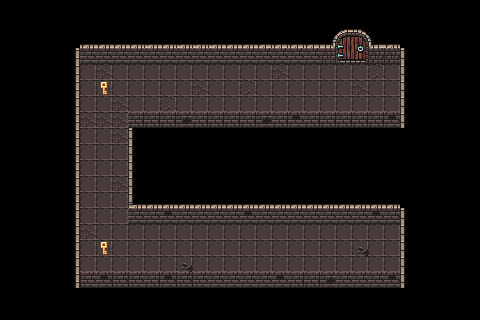

A 2D game scene composited from a Tiled map and its tileset images. What follows is a short description and the map's XML, with every tile layer's data as written:
An orthogonal 30x20 tile map with 16x16 px tiles, 4 tile layers (Floor, Walls, Door, Keys).

<map version="1.10" tiledversion="1.11.0" orientation="orthogonal" renderorder="right-down" width="30" height="20" tilewidth="16" tileheight="16" infinite="0" nextlayerid="7" nextobjectid="4">
 <tileset firstgid="1" source="dungeon_tiles.tsx" />
 <layer id="1" name="Floor" width="30" height="20">
  <data encoding="csv">
0,0,0,0,0,0,0,0,0,0,0,0,0,0,0,0,0,0,0,0,0,0,0,0,0,0,0,0,0,0,
0,0,0,0,0,0,0,0,0,0,0,0,0,0,0,0,0,0,0,0,0,0,0,0,0,0,0,0,0,0,
0,0,0,0,0,0,0,0,0,0,0,0,0,0,0,0,0,0,0,0,0,0,0,0,0,0,0,0,0,0,
0,0,0,0,0,0,0,0,0,0,0,0,0,0,0,0,0,0,0,0,0,0,0,0,0,0,0,0,0,0,
0,0,0,0,0,130,131,130,130,130,130,130,130,130,130,130,130,131,130,130,130,130,130,132,130,0,0,0,0,0,
0,0,0,0,0,130,130,130,130,130,130,130,131,130,130,132,130,130,130,130,130,130,131,130,130,0,0,0,0,0,
0,0,0,0,0,130,130,131,130,130,132,130,130,130,130,130,130,130,130,130,130,130,130,130,130,0,0,0,0,0,
0,0,0,0,0,131,131,131,0,0,0,0,0,0,0,0,0,0,0,0,0,0,0,0,0,0,0,0,0,0,
0,0,0,0,0,130,130,131,0,0,0,0,0,0,0,0,0,0,0,0,0,0,0,0,0,0,0,0,0,0,
0,0,0,0,0,130,130,130,0,0,0,0,0,0,0,0,0,0,0,0,0,0,0,0,0,0,0,0,0,0,
0,0,0,0,0,130,130,130,0,0,0,0,0,0,0,0,0,0,0,0,0,0,0,0,0,0,0,0,0,0,
0,0,0,0,0,130,130,131,0,0,0,0,0,0,0,0,0,0,0,0,0,0,0,0,0,0,0,0,0,0,
0,0,0,0,0,130,130,130,323,0,0,0,0,0,0,0,0,0,0,0,0,0,0,0,0,0,0,0,0,0,
0,0,0,0,0,130,130,130,0,0,0,0,0,0,0,0,0,0,0,0,0,0,0,0,0,0,0,0,0,0,
0,0,0,0,0,131,130,130,130,130,130,130,130,130,130,130,130,130,130,130,130,130,130,130,130,0,0,0,0,0,
0,0,0,0,0,130,130,130,130,130,130,130,130,130,130,130,130,130,130,130,130,130,164,130,130,0,0,0,0,0,
0,0,0,0,0,130,130,130,130,130,130,164,130,130,130,130,130,130,130,130,130,130,130,130,130,0,0,0,0,0,
0,0,0,0,0,0,0,0,0,0,0,0,0,0,0,0,0,0,0,0,0,0,0,0,0,0,0,0,0,0,
0,0,0,0,0,0,0,0,0,0,0,0,0,0,0,0,0,0,0,0,0,0,0,0,0,0,0,0,0,0,
0,0,0,0,0,0,0,0,0,0,0,0,0,0,0,0,0,0,0,0,0,0,0,0,0,0,0,0,0,0
</data>
 </layer>
 <layer id="2" name="Walls" width="30" height="20">
  <data encoding="csv">
0,0,0,0,0,0,0,0,0,0,0,0,0,0,0,0,0,0,0,0,0,0,0,0,0,0,0,0,0,0,
0,0,0,0,0,0,0,0,0,0,0,0,0,0,0,0,0,0,0,0,0,451,452,0,0,0,0,0,0,0,
0,0,0,0,0,3,3,3,3,2,3,2,2,2,3,3,4,4,4,4,482,0,0,485,3,0,0,0,0,0,
0,0,0,0,324,35,35,35,35,35,35,35,35,35,35,35,35,35,35,35,514,0,0,517,517,323,0,0,0,0,
0,0,0,0,324,0,0,0,0,0,0,0,0,0,0,0,0,0,0,0,0,0,0,0,0,323,0,0,0,0,
0,0,0,0,324,0,0,0,0,0,0,0,0,0,0,0,0,0,0,0,0,0,0,0,0,323,0,0,0,0,
0,0,0,0,324,0,0,0,0,0,0,0,0,0,0,0,0,0,0,0,0,0,0,0,0,323,0,0,0,0,
0,0,0,0,324,0,0,0,36,36,36,100,36,36,36,36,100,36,68,36,36,36,36,36,68,323,0,0,0,0,
0,0,0,0,324,0,0,0,323,0,0,0,0,0,0,0,0,0,0,0,0,0,0,0,0,0,0,0,0,0,
0,0,0,0,324,0,0,0,323,0,0,0,0,0,0,0,0,0,0,0,0,0,0,0,0,0,0,0,0,0,
0,0,0,0,324,0,0,0,323,0,0,0,0,0,0,0,0,0,0,0,0,0,0,0,0,0,0,0,0,0,
0,0,0,0,324,0,0,0,323,0,0,0,0,0,0,0,0,0,0,0,0,0,0,0,0,0,0,0,0,0,
0,0,0,0,324,0,0,0,2,3,3,3,3,3,3,3,3,3,3,3,3,3,3,3,3,0,0,0,0,0,
0,0,0,0,324,0,0,0,35,35,68,35,35,35,35,68,35,35,35,35,35,35,35,68,35,323,0,0,0,0,
0,0,0,0,324,0,0,0,0,0,0,0,0,0,0,0,0,0,0,0,0,0,0,0,0,323,0,0,0,0,
0,0,0,0,324,0,0,0,0,0,0,0,0,0,0,0,0,0,0,0,0,0,0,0,0,323,0,0,0,0,
0,0,0,0,324,0,0,0,0,0,0,0,0,0,0,0,0,0,0,0,0,0,0,0,0,323,0,0,0,0,
0,0,0,0,324,34,68,34,34,36,68,34,34,35,35,35,35,68,36,36,100,35,35,35,68,323,0,0,0,0,
0,0,0,0,0,0,0,0,0,0,0,0,0,0,0,0,0,0,0,0,0,0,0,0,0,0,0,0,0,0,
0,0,0,0,0,0,0,0,0,0,0,0,0,0,0,0,0,0,0,0,0,0,0,0,0,0,0,0,0,0
</data>
 </layer>
 <layer id="4" name="Door" width="30" height="20">
  <data encoding="csv">
0,0,0,0,0,0,0,0,0,0,0,0,0,0,0,0,0,0,0,0,0,0,0,0,0,0,0,0,0,0,
0,0,0,0,0,0,0,0,0,0,0,0,0,0,0,0,0,0,0,0,0,0,0,0,0,0,0,0,0,0,
0,0,0,0,0,0,0,0,0,0,0,0,0,0,0,0,0,0,0,0,0,483,484,0,0,0,0,0,0,0,
0,0,0,0,0,0,0,0,0,0,0,0,0,0,0,0,0,0,0,0,0,515,516,0,0,0,0,0,0,0,
0,0,0,0,0,0,0,0,0,0,0,0,0,0,0,0,0,0,0,0,0,0,0,0,0,0,0,0,0,0,
0,0,0,0,0,0,0,0,0,0,0,0,0,0,0,0,0,0,0,0,0,0,0,0,0,0,0,0,0,0,
0,0,0,0,0,0,0,0,0,0,0,0,0,0,0,0,0,0,0,0,0,0,0,0,0,0,0,0,0,0,
0,0,0,0,0,0,0,0,0,0,0,0,0,0,0,0,0,0,0,0,0,0,0,0,0,0,0,0,0,0,
0,0,0,0,0,0,0,0,0,0,0,0,0,0,0,0,0,0,0,0,0,0,0,0,0,0,0,0,0,0,
0,0,0,0,0,0,0,0,0,0,0,0,0,0,0,0,0,0,0,0,0,0,0,0,0,0,0,0,0,0,
0,0,0,0,0,0,0,0,0,0,0,0,0,0,0,0,0,0,0,0,0,0,0,0,0,0,0,0,0,0,
0,0,0,0,0,0,0,0,0,0,0,0,0,0,0,0,0,0,0,0,0,0,0,0,0,0,0,0,0,0,
0,0,0,0,0,0,0,0,0,0,0,0,0,0,0,0,0,0,0,0,0,0,0,0,0,0,0,0,0,0,
0,0,0,0,0,0,0,0,0,0,0,0,0,0,0,0,0,0,0,0,0,0,0,0,0,0,0,0,0,0,
0,0,0,0,0,0,0,0,0,0,0,0,0,0,0,0,0,0,0,0,0,0,0,0,0,0,0,0,0,0,
0,0,0,0,0,0,0,0,0,0,0,0,0,0,0,0,0,0,0,0,0,0,0,0,0,0,0,0,0,0,
0,0,0,0,0,0,0,0,0,0,0,0,0,0,0,0,0,0,0,0,0,0,0,0,0,0,0,0,0,0,
0,0,0,0,0,0,0,0,0,0,0,0,0,0,0,0,0,0,0,0,0,0,0,0,0,0,0,0,0,0,
0,0,0,0,0,0,0,0,0,0,0,0,0,0,0,0,0,0,0,0,0,0,0,0,0,0,0,0,0,0,
0,0,0,0,0,0,0,0,0,0,0,0,0,0,0,0,0,0,0,0,0,0,0,0,0,0,0,0,0,0
</data>
 </layer>
 <layer id="5" name="Keys" width="30" height="20">
  <data encoding="csv">
0,0,0,0,0,0,0,0,0,0,0,0,0,0,0,0,0,0,0,0,0,0,0,0,0,0,0,0,0,0,
0,0,0,0,0,0,0,0,0,0,0,0,0,0,0,0,0,0,0,0,0,0,0,0,0,0,0,0,0,0,
0,0,0,0,0,0,0,0,0,0,0,0,0,0,0,0,0,0,0,0,0,0,0,0,0,0,0,0,0,0,
0,0,0,0,0,0,0,0,0,0,0,0,0,0,0,0,0,0,0,0,0,0,0,0,0,0,0,0,0,0,
0,0,0,0,0,0,0,0,0,0,0,0,0,0,0,0,0,0,0,0,0,0,0,0,0,0,0,0,0,0,
0,0,0,0,0,0,628,0,0,0,0,0,0,0,0,0,0,0,0,0,0,0,0,0,0,0,0,0,0,0,
0,0,0,0,0,0,0,0,0,0,0,0,0,0,0,0,0,0,0,0,0,0,0,0,0,0,0,0,0,0,
0,0,0,0,0,0,0,0,0,0,0,0,0,0,0,0,0,0,0,0,0,0,0,0,0,0,0,0,0,0,
0,0,0,0,0,0,0,0,0,0,0,0,0,0,0,0,0,0,0,0,0,0,0,0,0,0,0,0,0,0,
0,0,0,0,0,0,0,0,0,0,0,0,0,0,0,0,0,0,0,0,0,0,0,0,0,0,0,0,0,0,
0,0,0,0,0,0,0,0,0,0,0,0,0,0,0,0,0,0,0,0,0,0,0,0,0,0,0,0,0,0,
0,0,0,0,0,0,0,0,0,0,0,0,0,0,0,0,0,0,0,0,0,0,0,0,0,0,0,0,0,0,
0,0,0,0,0,0,0,0,0,0,0,0,0,0,0,0,0,0,0,0,0,0,0,0,0,0,0,0,0,0,
0,0,0,0,0,0,0,0,0,0,0,0,0,0,0,0,0,0,0,0,0,0,0,0,0,0,0,0,0,0,
0,0,0,0,0,0,0,0,0,0,0,0,0,0,0,0,0,0,0,0,0,0,0,0,0,0,0,0,0,0,
0,0,0,0,0,0,628,0,0,0,0,0,0,0,0,0,0,0,0,0,0,0,0,0,0,0,0,0,0,0,
0,0,0,0,0,0,0,0,0,0,0,0,0,0,0,0,0,0,0,0,0,0,0,0,0,0,0,0,0,0,
0,0,0,0,0,0,0,0,0,0,0,0,0,0,0,0,0,0,0,0,0,0,0,0,0,0,0,0,0,0,
0,0,0,0,0,0,0,0,0,0,0,0,0,0,0,0,0,0,0,0,0,0,0,0,0,0,0,0,0,0,
0,0,0,0,0,0,0,0,0,0,0,0,0,0,0,0,0,0,0,0,0,0,0,0,0,0,0,0,0,0
</data>
 </layer>
</map>
